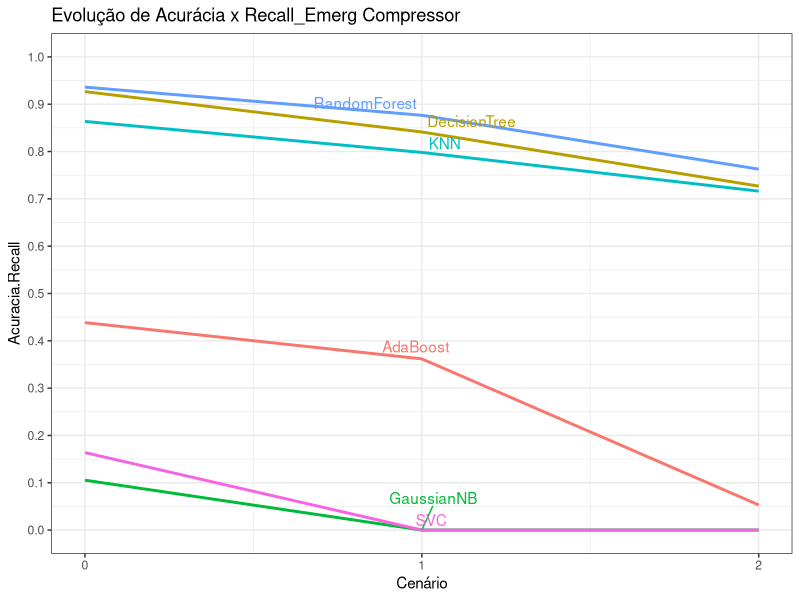
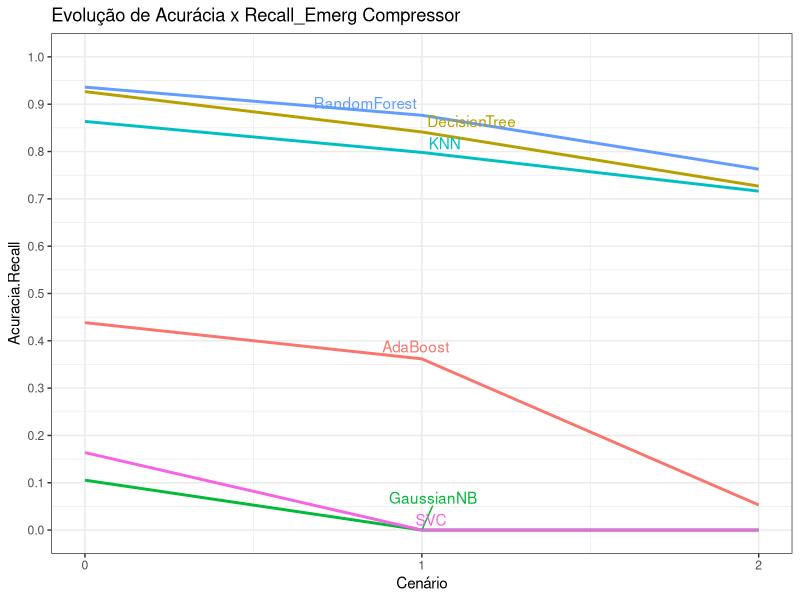

Write R code to recreate these figures, in order.
# Gráfico de evolução dos modelos pelos cenários

library(ggplot2)
library(ggrepel)

df_comp <- read.csv('compressor_cenarios.csv')

# Gráfico para o compressor
p1 <- ggplot(df_comp, aes(Cenário, Acuracia.Recall, group = Algoritmo, colour = Algoritmo))

p2 <- p1 + geom_line(size = 1) + theme_bw() +  theme(legend.position="none")

(p3 <- p2 + geom_text_repel(data = df_comp[df_comp$Cenário==1,], aes(label = Algoritmo, 
                                                               hjust = 1, vjust = 1))
          + ggtitle("Evolução de Acurácia x Recall_Emerg Compressor")
          + scale_x_continuous(limits = c(0, 2), n.breaks = 3)
          + scale_y_continuous(limits = c(0, 1), n.breaks = 10)
  )

# Gráfico para a turbina

df_turb <- read.csv('turbina_cenarios.csv')

q1 <- ggplot(df_comp, aes(Cenário, Acuracia.Recall, group = Algoritmo, colour = Algoritmo))

q2 <- q1 + geom_line(size = 1) + theme_bw() +  theme(legend.position="none")

(q3 <- q2 + geom_text_repel(data = df_comp[df_comp$Cenário==1,], aes(label = Algoritmo, 
                                                                     hjust = 1, vjust = 1))
  + ggtitle("Evolução de Acurácia x Recall_Emerg Compressor")
  + scale_x_continuous(limits = c(0, 2), n.breaks = 3)
  + scale_y_continuous(limits = c(0, 1), n.breaks = 10)
)
